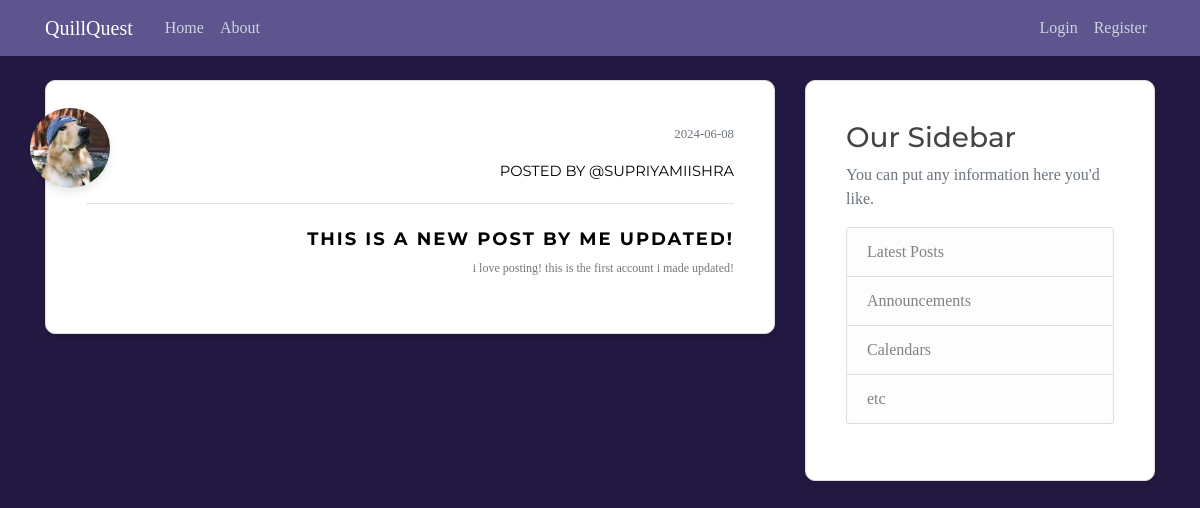
The app's page /post/3, older data.
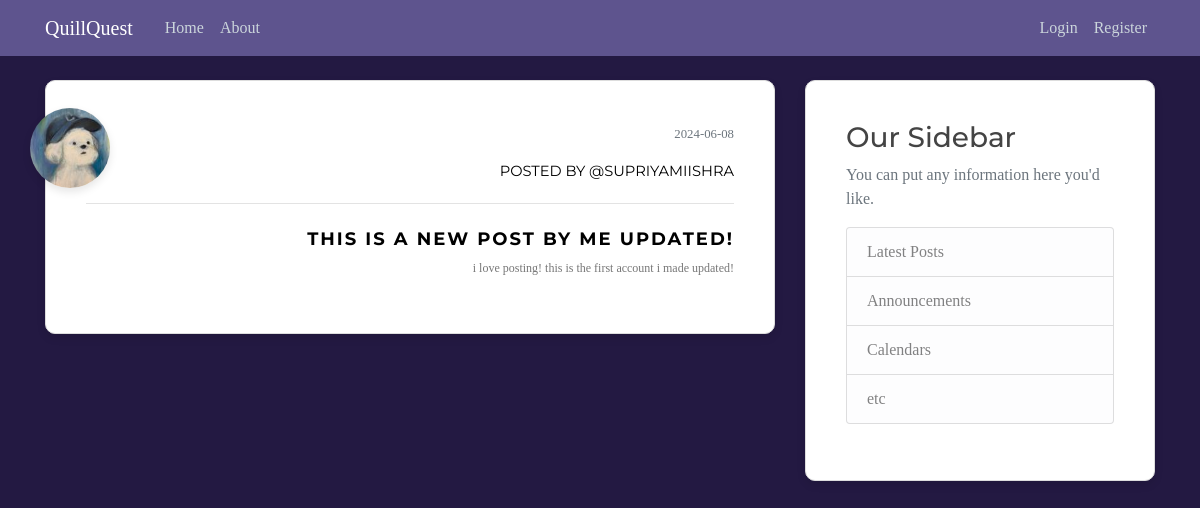
The same page, newer data.
### flaskblog/models.py (models this page shows, shortened)
class User(db.Model, UserMixin): #import from db.Model
    __tablename__ = "user"
    id = db.Column(db.Integer, primary_key= True )
    username = db.Column(db.String(20), unique= True, nullable= False)
    email = db.Column(db.String(120), unique= True, nullable= False)
    image_file = db.Column(db.String(120), nullable= False, default = 'default.jpeg') #hashing for length
    password = db.Column(db.String(60), nullable= False)
    posts = db.relationship ('Post', backref = 'author', lazy =  True) #one-to-many relationship; backref: author attribute to get user of post ; lazy: loads in one go

### flaskblog/posts/routes.py (the view)
@posts.route("/post/<int:post_id>")
def post(post_id):
    post = Post.query.get_or_404(post_id)
    return render_template('post.html', title=post.title, post = post)

### flaskblog/templates/post.html (shortened to what this page needs)
{% extends "layout.html" %}
{% block content %}
  <article class="media content-section">
    <img class="rounded-circle article-img" style="width: 80px; height: 80px; box-shadow: 0 4px 8px rgba(0, 0, 0, 0.1);" src="{{ url_for('static', filename='profile_pics/' + post.author.image_file) }}">
    <div class="media-body" style="text-align: right;">
      <div class="article-metadata">
        <small class="text-muted">{{ post.date_posted.strftime('%Y-%m-%d') }} </small> <br>
        <a style="font-size: 11pt;" href="{{  url_for('users.user_posts', username=post.author.username)  }}"> posted by @{{ post.author.username }} </a>
        <div> <br>
        </div>
      </div>
        <h2 class = "article-title" style="font-weight:bold;" > {{ post.title }} </h2>
        <p class="article-content"> {{ post.content }} </p>
    </div>
  </article>
  {% endblock %}

Row changes from the older to the newer data that the page shows:
changed User "SUPRIYAMIISHRA": image_file: a different picture
